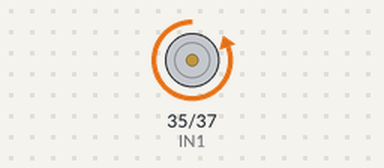
Simulated run of this program. Board: Raspberry Pi (header pin numbers). Parts: motor-driver pin pairs drawn as motors (green arrow = first pin HIGH = forward, orange = second pin HIGH = backward, longer = more drive, scaled by the enable pin).

Above: at 2.5 s.
At 9.5 s:
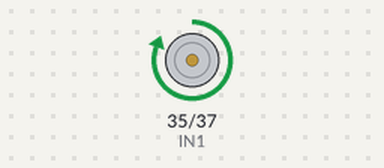
At 13.0 s:
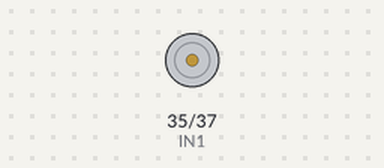
Timing chart, 0 to 18.2 s (numbered marks = the images above):
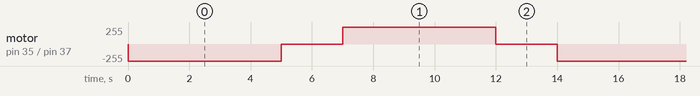

Measured:
- by itself, motor on pin 35 (IN1) / pin 37 (IN2): repeats every 14.0 s: stopped 2.0 s, forward 255/255 5.0 s, stopped 2.0 s, backward 255/255 5.0 s

The program:

control_dc_motor_direction.py
```python
# 引入RPi.GPIO库函数命名为GPIO
import RPi.GPIO as GPIO
import time


# BOARD编号方式
GPIO.setmode(GPIO.BOARD)

# 定义接口
ENA = 33
IN1 = 35
IN2 = 37

# 设置输出模式
GPIO.setup(ENA, GPIO.OUT)
GPIO.setup(IN1, GPIO.OUT)
GPIO.setup(IN2, GPIO.OUT)

try:
    while True:
        # 驱动电机正向转动5秒
        GPIO.output(IN1, False)
        GPIO.output(IN2, True)
        GPIO.output(ENA, True)

        # 转动5秒
        time.sleep(5)

        # 电机停止2秒
        GPIO.output(ENA, False)
        time.sleep(2)

        # 驱动电机反向转动5秒
        GPIO.output(IN1, True)
        GPIO.output(IN2, False)
        GPIO.output(ENA, True)

        # 转动5秒
        time.sleep(5)

        # 电机停止2秒
        GPIO.output(ENA, False)
        time.sleep(2)

except Exception as e:
    print('An exception has happened', e)

finally:

    # 结束进程，释放GPIO引脚
    GPIO.cleanup()
```
